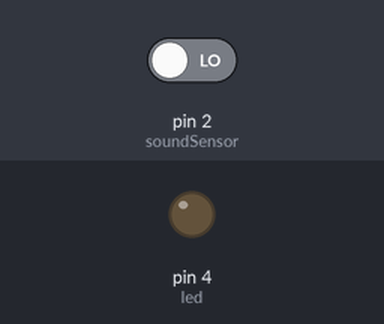
Recording of a sketch running on a simulated Arduino Uno, built with avr-gcc and run on an emulated ATmega328P. Parts: output pins drawn as LEDs (lit = HIGH). Inputs (shaded band) come from the test bench; at power-on: pin 2 (soundSensor) LOW.

Above: at 1.2 s.
1.3 s: pin 2 (soundSensor) driven HIGH
At 2.3 s:
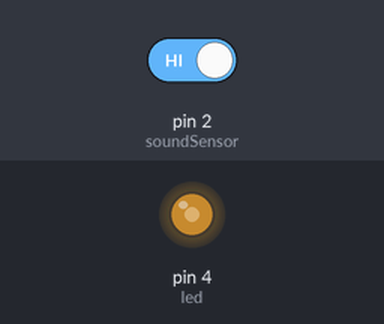
2.8 s: pin 2 (soundSensor) driven LOW
At 4.0 s:
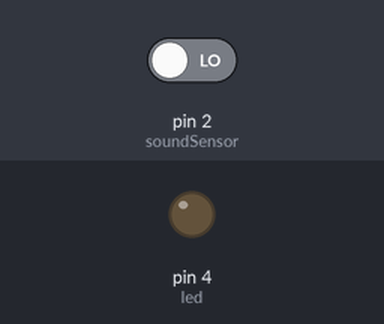
4.3 s: pin 2 (soundSensor) driven HIGH
At 5.7 s:
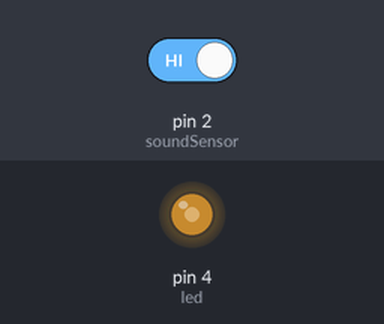
Timing chart, 0 to 7.3 s (numbered marks = the images above; inputs shaded):
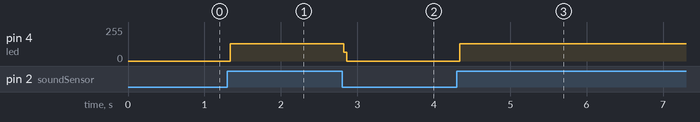

Measured:
- after the input at 1.3 s, pin 4 (led): 0/255 → 131/255 at once
- after the input at 2.8 s, pin 4 (led): 131/255 → 0/255 at once
- after the input at 4.3 s, pin 4 (led): 0/255 → 131/255 at once

The sketch:

sesSens_r_.ino
```cpp
int soundSensor = 2;
int led = 4;
boolean ledStatus = false;

void setup() {
  pinMode(soundSensor, INPUT);
  pinMode(led, OUTPUT);

}

void loop() {
  int SensorData = digitalRead(soundSensor);
  if (SensorData == 1) {

    if (ledStatus == false) {
      ledStatus = true;
      digitalWrite(led, HIGH);
    }
    else {
      ledStatus = false;
      digitalWrite(led, LOW);
    }
  }

}
```
